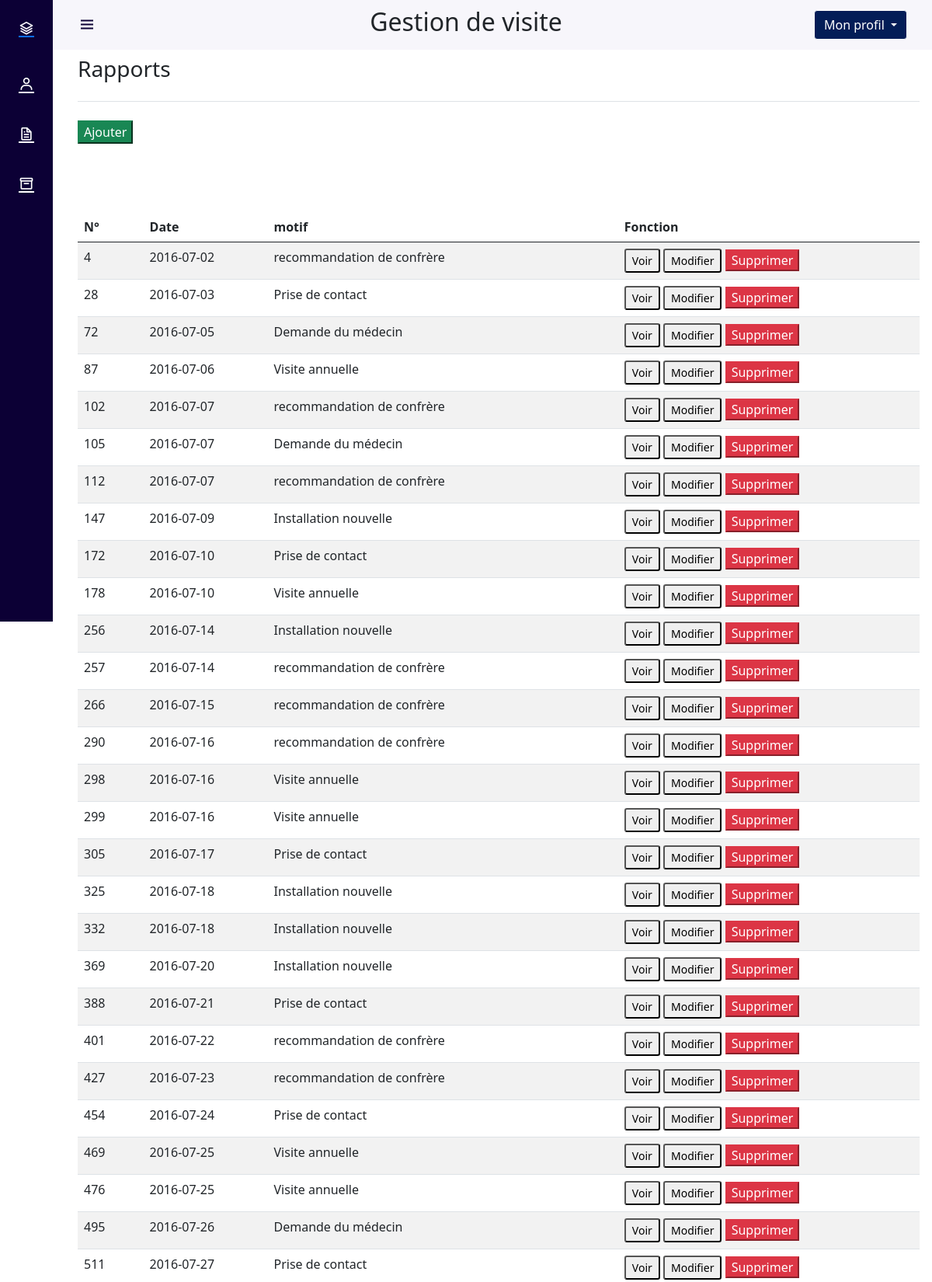
The page /app/MVC/controller/rapport_controller.php (signed in, upper part) on the database its author committed.
### tables this page shows
CREATE TABLE IF NOT EXISTS `rapport` (
  `id` int NOT NULL AUTO_INCREMENT,
  `dateRapport` date DEFAULT NULL,
  `motif` varchar(100) DEFAULT NULL,
  `bilan` varchar(100) DEFAULT NULL,
  `idVisiteur` char(4) NOT NULL,
  `idMedecin` int NOT NULL,
  PRIMARY KEY (`id`),
  KEY `rapport_fk1` (`idVisiteur`),
  KEY `rapport_fk2` (`idMedecin`)
);

### app/MVC/modele/rapport_DAO.php (called while the page is built, shortened)
<?php
include '../modele/connexionDB.php';
class rapport_DAO
{
    public function getByIdVisiteur($idVisiteur)
    {
        $result = array();
        try {
            $connexion = new connexionDB();
            $connexion->connexionPDO();
            $query = $connexion->PrepareRequete("Select * from rapport where idVisiteur= :idVisiteur");
            $query->bindValue(':idVisiteur', $idVisiteur, PDO::PARAM_STR);
            $query->execute();
            $ligne = $query->fetch(PDO::FETCH_ASSOC);
            while ($ligne) {
                $result[] = $ligne;
                $ligne = $query->fetch(PDO::FETCH_ASSOC);
            }
        } catch (PDOException $e) {
            print "Erreur !: " . $e->getMessage();
            die();
        }
        return $result;
    }
}

### app/MVC/modele/connexionDB.php (called while the page is built, shortened)
<?php
Class connexionDB
{
    private $login= "Lucas";
    private $mdp= "";
    private $bdd= "gestiondevisite";
    private $serveur= "localhost";
    private $connect;
    public function connexionPDO(){
        try {
            $this->connect = new PDO("mysql:host=".$this->serveur.";dbname=".$this->bdd, $this->login, $this->mdp);
            $this->connect->setAttribute(PDO::ATTR_ERRMODE, PDO::ERRMODE_EXCEPTION);
        } catch (PDOException $e) {
            print "Erreur de connexion PDO ";
            die();
        }
    }
    public function PrepareRequete($requete){
        return $this->connect-> prepare($requete);
    }
}

### app/MVC/view/rapport_view.php (the view, shortened to what this page needs)
<html lang="en">
<head>
    <link href="https://unpkg.com/bootstrap-table@1.21.0/dist/bootstrap-table.min.css" rel="stylesheet">
</head>
<br>
<br>
<br>
<h3 class="page-title">Rapports</h3>
<div class="mt-4 border-top pt-4"></div>
<form action="../controller/rapport_controller.php" name="formAdd">
    <button type="submit" class="btn-success" name="functionADD">
        Ajouter
    </button>
</form>
<form class="table-responsive" name="actionSee">
    <table class="table table-striped"
           id="table"
           data-toggle="table"
           data-filter-control="true"
           data-search="true"
           data-pagination="true">
        <thead>
        <tr>
            <th data-sortable="true" data-field="id" data-filter-control="input"> N° </th>
            <th data-sortable="true" data-field="nom" data-filter-control="input">Date</th>
            <th data-sortable="true" data-field="prenom" data-filter-control="input">motif</th>
            <th data-field="fonction" class="align-baseline">Fonction</th>
        </tr>
        </thead>
        <tbody>
        <br>
        <br>
        <br>
        <?php
        for($i=0; $i<count($dataRapport);$i++){ ?>
        <tr>
            <td><?= $dataRapport[$i]["id"] ?></td>
            <td><?= $dataRapport[$i]["dateRapport"] ?></td>
            <td><?= $dataRapport[$i]["motif"] ?></td>
            <td>
                <button type="submit" class="btn-sm" name="functionSee" value=<?= $dataRapport[$i]["id"] ?>>
                    Voir
                </button>
                <button type="submit" class="btn-sm" name="functionEdit" value=<?= $dataRapport[$i]["id"] ?>>
                    Modifier
                </button>
                <button type="submit" class="btn-danger" name="functionDelete" value=<?= $dataRapport[$i]["id"] ?>>
                    Supprimer
                </button>
            </td>
        <?php } ?>
        </tbody>
    </table>
</form>

### app/src/css/headerView.css (style rules this page uses)
:root { --header-height: 3rem; --nav-width: 68px; --first-color: rgb(12, 0, 53); --first-color-light: #ffffff; --white-color: #F7F6FB; --body-font: 'Nunito', sans-serif; --normal-font-size: 1rem; --z-fixed: 100 }
*,::before,::after { box-sizing: border-box }
body { position: relative; margin: var(--header-height) 0 0 0; padding: 0 1rem; font-family: var(--body-font); font-size: var(--normal-font-size); transition: .5s }
@media screen and (min-width: 768px) { body { margin: calc(var(--header-height) + 1rem) 0 0 0; padding-left: calc(var(--nav-width) + 2rem) } }

### rows shown on the page
rapport: id "4", dateRapport "2016-07-02", motif "recommandation de confrère"
rapport: id "28", dateRapport "2016-07-03", motif "Prise de contact"
rapport: id "72", dateRapport "2016-07-05", motif "Demande du médecin"
rapport: id "87", dateRapport "2016-07-06", motif "Visite annuelle"
rapport: id "102", dateRapport "2016-07-07", motif "recommandation de confrère"
rapport: id "105", dateRapport "2016-07-07", motif "Demande du médecin"
rapport: id "112", dateRapport "2016-07-07", motif "recommandation de confrère"
rapport: id "147", dateRapport "2016-07-09", motif "Installation nouvelle"
rapport: id "172", dateRapport "2016-07-10", motif "Prise de contact"
rapport: id "178", dateRapport "2016-07-10", motif "Visite annuelle"
rapport: id "256", dateRapport "2016-07-14", motif "Installation nouvelle"
rapport: id "257", dateRapport "2016-07-14", motif "recommandation de confrère"
rapport: id "266", dateRapport "2016-07-15", motif "recommandation de confrère"
rapport: id "290", dateRapport "2016-07-16", motif "recommandation de confrère"
rapport: id "298", dateRapport "2016-07-16", motif "Visite annuelle"
rapport: id "299", dateRapport "2016-07-16", motif "Visite annuelle"
rapport: id "305", dateRapport "2016-07-17", motif "Prise de contact"
rapport: id "325", dateRapport "2016-07-18", motif "Installation nouvelle"
rapport: id "332", dateRapport "2016-07-18", motif "Installation nouvelle"
rapport: id "369", dateRapport "2016-07-20", motif "Installation nouvelle"
rapport: id "388", dateRapport "2016-07-21", motif "Prise de contact"
rapport: id "401", dateRapport "2016-07-22", motif "recommandation de confrère"
rapport: id "427", dateRapport "2016-07-23", motif "recommandation de confrère"
rapport: id "454", dateRapport "2016-07-24", motif "Prise de contact"
rapport: id "469", dateRapport "2016-07-25", motif "Visite annuelle"
rapport: id "476", dateRapport "2016-07-25", motif "Visite annuelle"
rapport: id "495", dateRapport "2016-07-26", motif "Demande du médecin"
rapport: id "511", dateRapport "2016-07-27", motif "Prise de contact"
